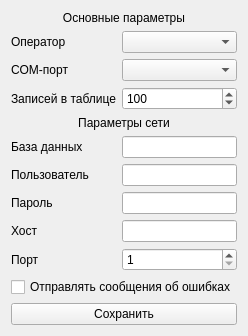
<?xml version="1.0" encoding="UTF-8"?>
<ui version="4.0">
 <class>Form</class>
 <widget class="QWidget" name="Form">
  <property name="geometry">
   <rect>
    <x>0</x>
    <y>0</y>
    <width>229</width>
    <height>286</height>
   </rect>
  </property>
  <property name="windowTitle">
   <string>Form</string>
  </property>
  <layout class="QVBoxLayout" name="verticalLayout">
   <item>
    <layout class="QFormLayout" name="formLayout">
     <item row="0" column="0" colspan="2">
      <widget class="QLabel" name="label_10">
       <property name="text">
        <string>Основные параметры</string>
       </property>
       <property name="alignment">
        <set>Qt::AlignCenter</set>
       </property>
      </widget>
     </item>
     <item row="1" column="0">
      <widget class="QLabel" name="label">
       <property name="text">
        <string>Оператор</string>
       </property>
      </widget>
     </item>
     <item row="1" column="1">
      <widget class="QComboBox" name="combobox_user"/>
     </item>
     <item row="3" column="0">
      <widget class="QLabel" name="label_9">
       <property name="text">
        <string>Записей в таблице</string>
       </property>
       <property name="scaledContents">
        <bool>false</bool>
       </property>
      </widget>
     </item>
     <item row="3" column="1">
      <widget class="QSpinBox" name="disp_records_spinbox">
       <property name="alignment">
        <set>Qt::AlignLeading|Qt::AlignLeft|Qt::AlignVCenter</set>
       </property>
       <property name="minimum">
        <number>1</number>
       </property>
       <property name="maximum">
        <number>1000</number>
       </property>
       <property name="value">
        <number>100</number>
       </property>
      </widget>
     </item>
     <item row="4" column="0" colspan="2">
      <widget class="QLabel" name="label_2">
       <property name="text">
        <string>Параметры сети</string>
       </property>
       <property name="alignment">
        <set>Qt::AlignCenter</set>
       </property>
      </widget>
     </item>
     <item row="5" column="0">
      <widget class="QLabel" name="label_3">
       <property name="text">
        <string>База данных</string>
       </property>
      </widget>
     </item>
     <item row="5" column="1">
      <widget class="QLineEdit" name="lineedit_dbname">
       <property name="alignment">
        <set>Qt::AlignLeading|Qt::AlignLeft|Qt::AlignVCenter</set>
       </property>
      </widget>
     </item>
     <item row="6" column="0">
      <widget class="QLabel" name="label_4">
       <property name="text">
        <string>Пользователь</string>
       </property>
      </widget>
     </item>
     <item row="6" column="1">
      <widget class="QLineEdit" name="lineedit_dbuser">
       <property name="alignment">
        <set>Qt::AlignLeading|Qt::AlignLeft|Qt::AlignVCenter</set>
       </property>
      </widget>
     </item>
     <item row="7" column="0">
      <widget class="QLabel" name="label_5">
       <property name="text">
        <string>Пароль</string>
       </property>
      </widget>
     </item>
     <item row="7" column="1">
      <widget class="QLineEdit" name="lineedit_dbpassword">
       <property name="echoMode">
        <enum>QLineEdit::Password</enum>
       </property>
       <property name="alignment">
        <set>Qt::AlignLeading|Qt::AlignLeft|Qt::AlignVCenter</set>
       </property>
      </widget>
     </item>
     <item row="8" column="0">
      <widget class="QLabel" name="label_6">
       <property name="text">
        <string>Хост</string>
       </property>
      </widget>
     </item>
     <item row="8" column="1">
      <widget class="QLineEdit" name="lineedit_dbhost">
       <property name="alignment">
        <set>Qt::AlignLeading|Qt::AlignLeft|Qt::AlignVCenter</set>
       </property>
      </widget>
     </item>
     <item row="9" column="0">
      <widget class="QLabel" name="label_7">
       <property name="text">
        <string>Порт</string>
       </property>
      </widget>
     </item>
     <item row="9" column="1">
      <widget class="QSpinBox" name="spinbox_port">
       <property name="alignment">
        <set>Qt::AlignLeading|Qt::AlignLeft|Qt::AlignVCenter</set>
       </property>
       <property name="minimum">
        <number>1</number>
       </property>
       <property name="maximum">
        <number>65535</number>
       </property>
      </widget>
     </item>
     <item row="10" column="0" colspan="2">
      <widget class="QCheckBox" name="checkbox_bugreport">
       <property name="text">
        <string>Отправлять сообщения об ошибках</string>
       </property>
       <property name="checked">
        <bool>false</bool>
       </property>
      </widget>
     </item>
     <item row="2" column="0">
      <widget class="QLabel" name="label_8">
       <property name="text">
        <string>COM-порт</string>
       </property>
      </widget>
     </item>
     <item row="2" column="1">
      <widget class="QComboBox" name="combobox_serialport"/>
     </item>
    </layout>
   </item>
   <item>
    <widget class="QPushButton" name="button_save">
     <property name="text">
      <string>Сохранить</string>
     </property>
    </widget>
   </item>
  </layout>
 </widget>
 <resources/>
 <connections/>
</ui>
